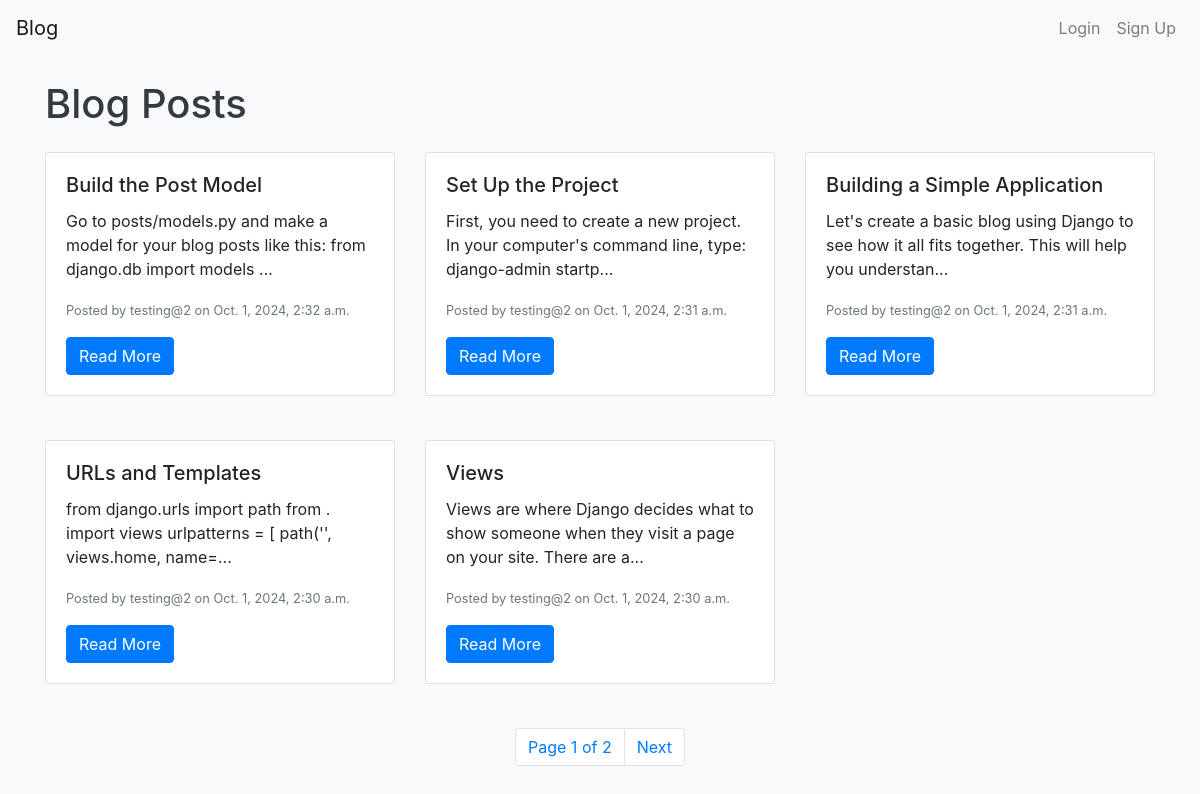
The page / on the database its author committed.
### blog/models.py (models this page shows, shortened)
class Post(models.Model):
    title = models.CharField(max_length=200)
    content = models.TextField()
    author = models.ForeignKey(User, on_delete=models.CASCADE)
    created_at = models.DateTimeField(default=timezone.now)
    updated_at = models.DateTimeField(auto_now=True)

### blog/views.py (the view)
# urls.py: 2. Add a URL to urlpatterns:  path('', views.home, name='home')
def home(request):
    posts_list = Post.objects.all().order_by('-created_at')
    paginator = Paginator(posts_list, 5)  # Show 5 posts per page
    page = request.GET.get('page')
    posts = paginator.get_page(page)
    return render(request, 'blog/home.html', {'posts': posts})

### templates/blog/home.html (shortened to what this page needs)
{% extends 'base.html' %}
{% block content %}
<h1 class="my-4">Blog Posts</h1>
<div class="row">
    {% for post in posts %}
    <div class="col-md-4 mb-4">
        <div class="card">
            <div class="card-body">
                <h5 class="card-title">{{ post.title }}</h5>
                <p class="card-text">{{ post.content|slice:":100" }}...</p>
                <p class="card-text"><small class="text-muted">Posted by {{ post.author }} on {{ post.created_at }}</small></p>
                <a href="{% url 'post_detail' post.id %}" class="btn btn-primary">Read More</a>
            </div>
        </div>
    </div>
    {% endfor %}
</div>
<nav aria-label="Page navigation">
    <ul class="pagination justify-content-center">
        <li class="page-item"><span class="page-link">Page {{ posts.number }} of {{ posts.paginator.num_pages }}</span></li>
        {% if posts.has_next %}
        <li class="page-item"><a class="page-link" href="?page={{ posts.next_page_number }}">Next</a></li>
        {% endif %}
    </ul>
</nav>
{% endblock %}

### templates/base.html (shortened to what this page needs)
<!DOCTYPE html>
<html lang="en">
<head>
    <link rel="stylesheet" href="https://stackpath.bootstrapcdn.com/bootstrap/4.5.2/css/bootstrap.min.css">
    {% load static %}
    <link rel="stylesheet" href="{% static 'css/style.css' %}">
</head>
<body>
    <nav class="navbar navbar-expand-lg navbar-light bg-light">
        <a class="navbar-brand" href="{% url 'home' %}">Blog</a>
        <div class="collapse navbar-collapse">
            <ul class="navbar-nav ml-auto">
                {% if user.is_authenticated %}
                    <li class="nav-item">
                        <a class="nav-link" href="{% url 'create_post' %}">Create Post</a>
                    </li>
                    <li class="nav-item">
                        <a class="nav-link" href="{% url 'account_logout' %}">Logout</a>
                    </li>
                {% else %}
                    <li class="nav-item">
                        <a class="nav-link" href="{% url 'account_login' %}">Login</a>
                    </li>
                    <li class="nav-item">
                        <a class="nav-link" href="{% url 'account_signup' %}">Sign Up</a>
                    </li>
                {% endif %}
            </ul>
        </div>
    </nav>
    <div class="container">
        {% block content %}{% endblock %}
    </div>
</body>
</html>

### static/css/style.css (style rules this page uses)
body { background-color: #f8f9fa; }
.container { margin-top: 20px; }
h1, h2 { color: #343a40; }
.card { margin-bottom: 20px; }

### rows shown on the page
Post: title "Build the Post Model", content "Go to posts/models.py and make a model for your blog posts like this: from django.db import models", author "testing@2", created_at "Oct. 1, 2024, 2:32 a.m."
Post: title "Set Up the Project", content "First, you need to create a new project. In your computer's command line, type: django-admin startp", author "testing@2", created_at "Oct. 1, 2024, 2:31 a.m."
Post: title "Building a Simple Application", content "Let's create a basic blog using Django to see how it all fits together. This will help you understan", author "testing@2", created_at "Oct. 1, 2024, 2:31 a.m."
Post: title "URLs and Templates", content "from django.urls import path from . import views urlpatterns = [ path('', views.home, name=", author "testing@2", created_at "Oct. 1, 2024, 2:30 a.m."
Post: title "Views", content "Views are where Django decides what to show someone when they visit a page on your site. There are a", author "testing@2", created_at "Oct. 1, 2024, 2:30 a.m."

### other values the page prints
{{ posts.number }} "1"
{{ posts.paginator.num_pages }} "2"
